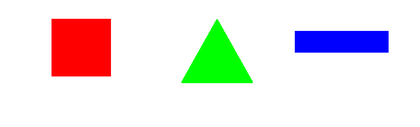
%> input picture Autonomous artistic robot/Source codes/MATLAB/final.bmp, 420 x 127 px, shrunk from 1003 x 304 before the run
$ octave --eval "execfinal(imread('final.bmp'));"   (GNU Octave 9; MATLAB toolbox functions it lacks are replaced by stand-ins)
%> lines starting %> are read from the running program, lines starting %| are printed output that depends on the picture; in (x1, y1, x2, y2) boxes, pixels count from 0 and x2, y2 are one past the last pixel; in counts of white or black regions, pixels touching at a corner belong together; the program's own positions count from 1
function [ ] = execfinal(img)
%  @author Group 6: Vineet K
%
%  AVR Studio Version 4.17, Build 666
%
%
%  The aim of the project is to make the Spark V traverse along arbitrary
%  Shapes. This file is execfinal.m
%  It takes a image img as input and generates the required commandsfor the
%  project
%
%
% *********************************************************************************/
%
% /********************************************************************************
%
%    Copyright (c) 2012, ERTS Lab IIT Bombay erts@cse.iitb.ac.in               -*- c -*-
%    All rights reserved.
%
%    Redistribution and use in source and binary forms, with or without
%    modification, are permitted provided that the following conditions are met:
%
%    * Redistributions of source code must retain the above copyright
%      notice, this list of conditions and the following disclaimer.
%
%    * Redistributions in binary form must reproduce the above copyright
%      notice, this list of conditions and the following disclaimer in
%      the documentation and/or other materials provided with the
%      distribution.
%
%    * Neither the name of the copyright holders nor the names of
%      contributors may be used to endorse or promote products derived
%      from this software without specific prior written permission.
%
%    * Source code can be used for academic purpose.
% 	 For commercial use permission form the author needs to be taken.
%
%   THIS SOFTWARE IS PROVIDED BY THE COPYRIGHT HOLDERS AND CONTRIBUTORS "AS IS"
%   AND ANY EXPRESS OR IMPLIED WARRANTIES, INCLUDING, BUT NOT LIMITED TO, THE
%   IMPLIED WARRANTIES OF MERCHANTABILITY AND FITNESS FOR A PARTICULAR PURPOSE
%   ARE DISCLAIMED. IN NO EVENT SHALL THE COPYRIGHT OWNER OR CONTRIBUTORS BE
%   LIABLE FOR ANY DIRECT, INDIRECT, INCIDENTAL, SPECIAL, EXEMPLARY, OR
%   CONSEQUENTIAL DAMAGES (INCLUDING, BUT NOT LIMITED TO, PROCUREMENT OF
%   SUBSTITUTE GOODS OR SERVICES; LOSS OF USE, DATA, OR PROFITS; OR BUSINESS
%   INTERRUPTION) HOWEVER CAUSED AND ON ANY THEORY OF LIABILITY, WHETHER IN
%   CONTRACT, STRICT LIABILITY, OR TORT (INCLUDING NEGLIGENCE OR OTHERWISE)
%   ARISING IN ANY WAY OUT OF THE USE OF THIS SOFTWARE, EVEN IF ADVISED OF THE
%   POSSIBILITY OF SUCH DAMAGE.
%
%   Software released under Creative Commence cc by-nc-sa licence.
%   For legal information refer to:
%   http://creativecommons.org/licenses/by-nc-sa/3.0/legalcode
% NTITLED4 Summary of this function goes here
%   Detailed explanation goes here


%img=imread('Final.bmp');
im=img;
%> im is the input picture: size 127x420x3 uint8; mean R, G, B 233.9, 228.9, 227.3
% Red channel only
im_red=im(:,:,1);
im_gray=rgb2gray(im);
im_diffr=imsubtract(im_red,im_gray);
for m = 1:size(im_diffr,1)
      for n = 1:size(im_diffr,2)
          if im_diffr(m,n)>1
              im_diffr(m,n) = 255;
          end
      end
end
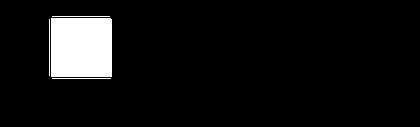
%> im_diffr: size 127x420 uint8; min 0, max 255, mean 18
im_r = im2bw(im_diffr);
%> im_r: size 127x420 logical; 7.1% white; 4 white regions, box (x1, y1, x2, y2) and area: (51, 18, 112, 77) 3598, (52, 78, 111, 79) 59, (52, 16, 110, 17) 58, (49, 19, 50, 76) 57
%im_r = bwmorph(im_diffr,'remove');

% green channel only
im_green=im(:,:,2);
im_gray=rgb2gray(im);
im_diffg=imsubtract(im_green,im_gray);
for m = 1:size(im_diffg,1)
      for n = 1:size(im_diffg,2)
          if im_diffg(m,n)>1
              im_diffg(m,n) = 255;
          end
      end
end
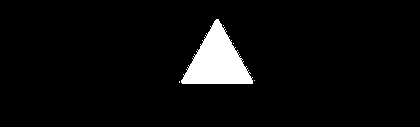
%> im_diffg: size 127x420 uint8; min 0, max 255, mean 12.2
im_g = im2bw(im_diffg);
%> im_g: size 127x420 logical; 4.8% white; 5 white regions (4 under 20 px), largest, box (x1, y1, x2, y2) and area: (181, 19, 253, 84) 2553
%im_g = bwmorph(im_diffg,'remove');

% blue channel only
im_blue=im(:,:,3);
im_gray=rgb2gray(im);
im_diffb=imsubtract(im_blue,im_gray);
for m = 1:size(im_diffb,1)
      for n = 1:size(im_diffb,2)
          if im_diffb(m,n)>1
              im_diffb(m,n) = 255;
          end
      end
end
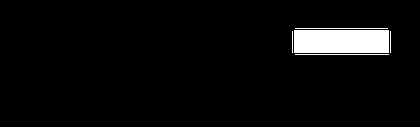
%> im_diffb: size 127x420 uint8; min 0, max 255, mean 11.6
im_b = im2bw(im_diffb);
%> im_b: size 127x420 logical; 4.5% white; 5 white regions, box (x1, y1, x2, y2) and area: (294, 30, 389, 53) 2185, (295, 54, 389, 55) 94, (295, 28, 388, 29) 93, (292, 31, 293, 53) 22, (390, 31, 391, 53) 22
%im_b = bwmorph(im_diffb,'remove');
figure,imshow(im);
%%
%%
%motion control red
I=im_r;
BW=im_r;
[B,L,N] = bwboundaries(BW);
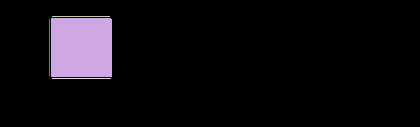
%> L: size 127x420 double; 5 distinct labels, from 0 to 4; one colour per label, 0 black
%> B = 4 boundaries; box (x1, y1, x2, y2) and points: (51, 18, 112, 77) 236, (52, 78, 111, 79) 117, (52, 16, 110, 17) 115, (49, 19, 50, 76) 113; N = 4
%C=corner(BW,'QualityLevel',0.3);
figure; imshow(BW); hold on;
for k=1:length(B),
    boundary = B{k};
     plot(boundary(:,2),...
       boundary(:,1),'b','LineWidth',2);
end
%> this loop made 4 passes
hold on
%% Constants
Window = 3;
Sigma = 2;
K = 0.05;
nCorners = 100;

%% Derivative masks
dx = [-1 0 1; -1 0 1; -1 0 1];
dy = dx';   %SO code color fix '

%% Find the image gradient
Mask = im2bw(I);
Ix = conv2(double(Mask),dx,'same');
Iy = conv2(double(Mask),dy,'same');

%% Use a gaussian windowing function and compute the rest
Gaussian = fspecial('gaussian',Window,Sigma);
Ix2 = conv2(Ix.^2,  Gaussian, 'same');
Iy2 = conv2(Iy.^2,  Gaussian, 'same');
Ixy = conv2(Ix.*Iy, Gaussian, 'same');
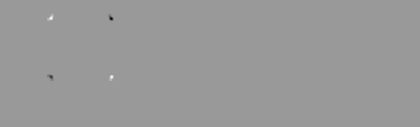
%> Ixy: size 127x420 double; min -1.96, max 1.29, mean -0.00015; drawn with min black and max white

%% Find the corners
CornerStrength = (Ix2.*Iy2 - Ixy.^2) - K*(Ix2 + Iy2).^2;
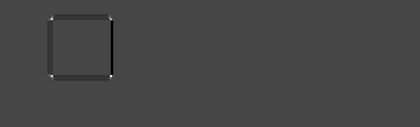
%> CornerStrength: size 127x420 double; min -1.88, max 4.89, mean -0.0112; drawn with min black and max white
[val ind] = sort(CornerStrength(:),'descend');
[Ci Cj] = ind2sub(size(CornerStrength),ind(1:nCorners));
%> Ci = 100 values, max 81 at index 81, min 1 at index 98, mean 46.33; Cj = 100 values, max 114 at index 84, min 1 at index 98, mean 73.24
x=size(boundary);
%> x = [117 2]
for i=1:nCorners
    for j=1:x(1,1)
        if((Ci(i,1)==boundary(j,1))&&((Cj(i,1)==boundary(j,2))))
            break;
        end
        if(j==x(1,1))
            Ci(i,1)=0;
            Cj(i,1)=0;
        end
    end
end
%> after the loop, Ci = 100 values, max 79 at index 32, min 0 at index 1, mean 3.16; Cj = 100 values, max 111 at index 35, min 0 at index 1, mean 3.28
%%
c=zeros(nCorners,2);
c(1,1)=Cj(1,1);
c(1,2)=Ci(1,1);
err=0;
for i=2:nCorners
    for j=1:nCorners
        temp1=abs(c(j,1)-Cj(i,1));
        temp2=abs(c(j,2)-Ci(i,1));
        if(temp1<10&&temp2<10)
            err=1;
        end
    end
    if(err==0)
        c(i,1)=Cj(i,1);
        c(i,2)=Ci(i,1);
    end
    err=0;
end
%> after the loop, c = 100 rows, first 12: [0 0; 0 0; 0 0; 0 0; 0 0; 0 0; 0 0; 0 0; 0 0; 0 0; 0 0; 0 0]
plot(c(:,1), c(:,2), 'r*');
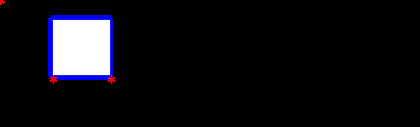
%> figure redrawn from the program's plot data

%%
g=zeros(nCorners,2);
s=0;
for k=1:x(1,1)
    for l=1:nCorners
        if((boundary(k,1)==c(l,2))&&(boundary(k,2)==c(l,1)))
            s=s+1;
            g(s,2)=boundary(k,1);
            g(s,1)=boundary(k,2);
            break;
        end
    end
end
%> this loop made 117 passes
%> after the loop, g = 100 rows, first 12: [53 79; 111 79; 53 79; 0 0; 0 0; 0 0; 0 0; 0 0; 0 0; 0 0; 0 0; 0 0]; s = 3
for i=2:nCorners
    if(g(i,1)==g(i-1,1)&&g(i,2)==g(i-1,2))
        g(i,1)=0;
        g(i,2)=0;
    end
end
%%
j=2;
a=zeros(nCorners,1);
for i=1:nCorners
    if(g(i,1)==0&&g(i,2)==0)
        continue;
    end
    a(j,1)=g(i,2);
    j=j+1;
end
%> after the loop, a = 100 values, max 79 at index 2, min 0 at index 1, mean 2.37; j = 5
j=2;
b=zeros(nCorners,1);
for i=1:nCorners
    if(g(i,1)==0&&g(i,2)==0)
        continue;
    end
    b(j,1)=g(i,1);
    j=j+1;
end
%> after the loop, b = 100 values, max 111 at index 3, min 0 at index 1, mean 2.17
len=1;
for i=2:nCorners
    if(a(i,1)==0)
        break;
    end
    len=len+1;
end
%> after the loop, len = 4
%%
%> (the run ends here)
